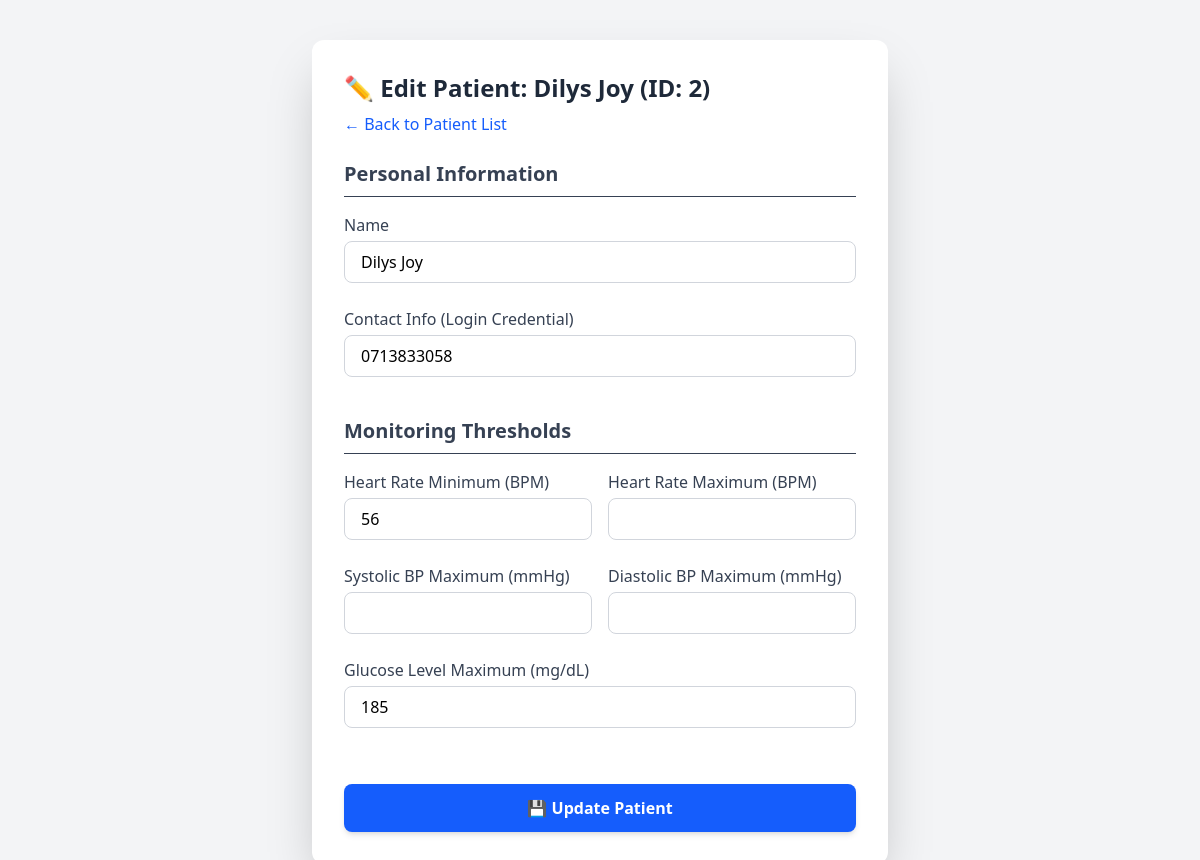
The app's page /staff/patients/edit/2 (signed in) with its own data.
### tables this page shows
CREATE TABLE patients (
            patient_id INTEGER PRIMARY KEY AUTOINCREMENT,
            name TEXT NOT NULL,
            contact_info TEXT,
            staff_id INTEGER DEFAULT 1,
            is_active TINYINT DEFAULT 1,
            lifeline_status TINYINT DEFAULT 0,
            heart_rate_min INT DEFAULT 50,
            heart_rate_max INT DEFAULT 100,
            bp_systolic_max INT DEFAULT 140,
            bp_diastolic_max INT DEFAULT 90,
            glucose_max DECIMAL(5,2) DEFAULT 180.00,
            clinical_status TEXT DEFAULT 'Monitoring', 
            symptoms TEXT,
            lab_results TEXT,
            test_interpretation TEXT,
            treatment_plan TEXT,
            pharmacy_notes TEXT,
            last_diagnosis_summary TEXT,
            clinical_decision TEXT,
            decision_justification TEXT
        );

### app.py (the view, shortened to what this page needs)
@app.route('/staff/patients/edit/<int:patient_id>', methods=['GET', 'POST'])
@login_required
def patient_edit(patient_id):
    db = get_db_connection()
    patient = db.execute("SELECT * FROM patients WHERE patient_id = ?", (patient_id,)).fetchone()
    db.close()
    return render_template('patient_edit.html', patient=patient)

### app.py (called while the page is built)
def get_db_connection():
    conn = sqlite3.connect(DATABASE_FILE)
    conn.row_factory = sqlite3.Row
    return conn

@login_manager.user_loader
def load_user(user_id):
    db = get_db_connection()
    user_data = db.execute('SELECT * FROM users WHERE id = ?', (user_id,)).fetchone()
    db.close()
    if user_data:
        return User(user_data['id'], user_data['username'], user_data['password_hash'], user_data['role'])
    return None

### templates/patient_edit.html (shortened to what this page needs)
<!DOCTYPE html>
<html lang="en">
<head>
    <link rel="stylesheet" href="./static/css/tailwind.css">
    </head>
<body class="bg-gray-100 min-h-screen font-sans">
    <div class="container max-w-xl mx-auto my-10 p-8 bg-white rounded-xl shadow-2xl">
        <h1 class="text-2xl font-bold text-gray-800 mb-2">
            ✏️ Edit Patient: {{ patient.name }} (ID: {{ patient.patient_id }})
        </h1>
        <p class="mb-6">
            <a href="{{ url_for('manage_patients') }}" class="text-blue-600 hover:text-blue-800 transition duration-200">
                ← Back to Patient List
            </a>
        </p>
        <form method="POST" action="{{ url_for('patient_edit', patient_id=patient.patient_id) }}" class="space-y-6">
            <h2 class="text-xl font-semibold text-gray-700 border-b pb-2 mb-4">Personal Information</h2>
            <div>
                <label for="name" class="block mb-1 font-medium text-gray-700">Name</label>
                <input type="text" id="name" name="name" value="{{ patient.name }}" required
                       class="w-full px-4 py-2 border border-gray-300 rounded-lg focus:ring-blue-500 focus:border-blue-500 transition duration-150">
            </div>
            <div>
                <label for="contact_info" class="block mb-1 font-medium text-gray-700">Contact Info (Login Credential)</label>
                <input type="text" id="contact_info" name="contact_info" value="{{ patient.contact_info }}" required
                       class="w-full px-4 py-2 border border-gray-300 rounded-lg focus:ring-blue-500 focus:border-blue-500 transition duration-150">
            </div>
            <h2 class="text-xl font-semibold text-gray-700 border-b pb-2 pt-4 mb-4">Monitoring Thresholds</h2>
            <div class="flex space-x-4">
                <div class="flex-1">
                    <label for="hr_min" class="block mb-1 font-medium text-gray-700">Heart Rate Minimum (BPM)</label>
                    <input type="number" id="hr_min" name="hr_min" value="{{ patient.heart_rate_min }}" required
                           class="w-full px-4 py-2 border border-gray-300 rounded-lg focus:ring-red-500 focus:border-red-500 transition duration-150">
                </div>
                <div class="flex-1">
                    <label for="hr_max" class="block mb-1 font-medium text-gray-700">Heart Rate Maximum (BPM)</label>
                    <input type="number" id="hr_max" name="hr_max" value="{{ patient.heart_rate_max }}" required
                           class="w-full px-4 py-2 border border-gray-300 rounded-lg focus:ring-red-500 focus:border-red-500 transition duration-150">
                </div>
            </div>
            <div class="flex space-x-4">
                <div class="flex-1">
                    <label for="bp_sys_max" class="block mb-1 font-medium text-gray-700">Systolic BP Maximum (mmHg)</label>
                    <input type="number" id="bp_sys_max" name="bp_sys_max" value="{{ patient.bp_sys_max }}" required
                           class="w-full px-4 py-2 border border-gray-300 rounded-lg focus:ring-blue-500 focus:border-blue-500 transition duration-150">
                </div>
                <div class="flex-1">
                    <label for="bp_dia_max" class="block mb-1 font-medium text-gray-700">Diastolic BP Maximum (mmHg)</label>
                    <input type="number" id="bp_dia_max" name="bp_dia_max" value="{{ patient.bp_dia_max }}" required
                           class="w-full px-4 py-2 border border-gray-300 rounded-lg focus:ring-blue-500 focus:border-blue-500 transition duration-150">
                </div>
            </div>
            <div>
                <label for="glucose_max" class="block mb-1 font-medium text-gray-700">Glucose Level Maximum (mg/dL)</label>
                <input type="number" step="0.01" id="glucose_max" name="glucose_max" value="{{ patient.glucose_max }}" required
                       class="w-full px-4 py-2 border border-gray-300 rounded-lg focus:ring-green-500 focus:border-green-500 transition duration-150">
            </div>
            <button type="submit"
                    class="w-full py-3 px-4 mt-8 bg-blue-600 text-white font-semibold rounded-lg shadow-md hover:bg-blue-700 focus:outline-none focus:ring-2 focus:ring-offset-2 focus:ring-blue-500 transition duration-300">
                💾 Update Patient
            </button>
        </form>
    </div>
</body>
</html>

### records on screen
patients: name "Dilys Joy", patient_id "2", contact_info "0713833058", hr_min "56", glucose_max "185"
